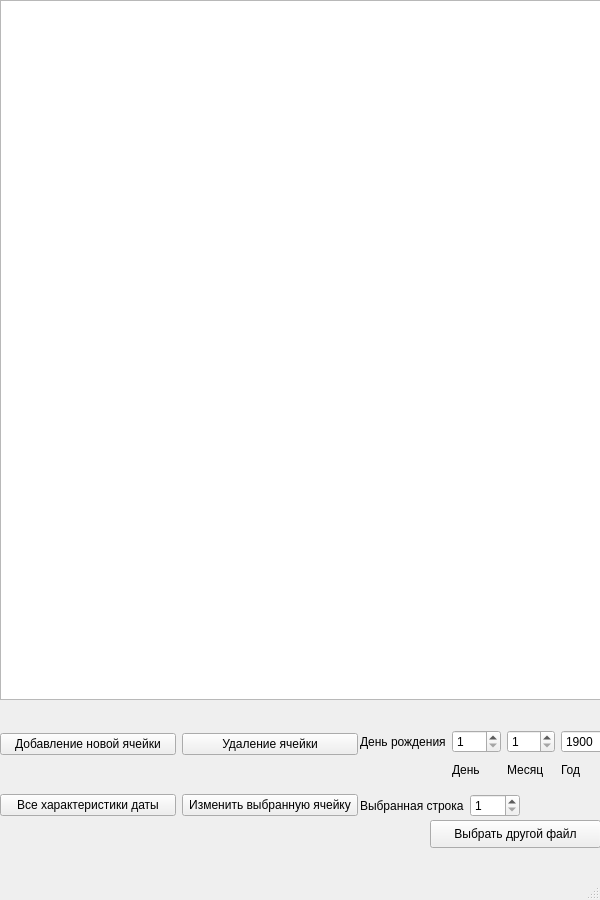
<?xml version="1.0" encoding="UTF-8"?>
<ui version="4.0">
 <class>MainWindow</class>
 <widget class="QMainWindow" name="MainWindow">
  <property name="geometry">
   <rect>
    <x>0</x>
    <y>0</y>
    <width>600</width>
    <height>900</height>
   </rect>
  </property>
  <property name="sizePolicy">
   <sizepolicy hsizetype="Fixed" vsizetype="Fixed">
    <horstretch>0</horstretch>
    <verstretch>0</verstretch>
   </sizepolicy>
  </property>
  <property name="minimumSize">
   <size>
    <width>600</width>
    <height>0</height>
   </size>
  </property>
  <property name="maximumSize">
   <size>
    <width>600</width>
    <height>16777215</height>
   </size>
  </property>
  <property name="windowTitle">
   <string>MainWindow</string>
  </property>
  <widget class="QWidget" name="centralwidget">
   <widget class="QTableWidget" name="table">
    <property name="geometry">
     <rect>
      <x>0</x>
      <y>0</y>
      <width>620</width>
      <height>700</height>
     </rect>
    </property>
   </widget>
   <widget class="QWidget" name="gridLayoutWidget">
    <property name="geometry">
     <rect>
      <x>0</x>
      <y>700</y>
      <width>358</width>
      <height>151</height>
     </rect>
    </property>
    <layout class="QGridLayout" name="gridLayout">
     <item row="0" column="0">
      <widget class="QPushButton" name="pushButton">
       <property name="text">
        <string>Добавление новой ячейки</string>
       </property>
      </widget>
     </item>
     <item row="0" column="1">
      <widget class="QPushButton" name="pushButton_2">
       <property name="text">
        <string>Удаление ячейки</string>
       </property>
      </widget>
     </item>
     <item row="1" column="0">
      <widget class="QPushButton" name="pushButton_3">
       <property name="text">
        <string>Все характеристики даты</string>
       </property>
      </widget>
     </item>
     <item row="1" column="1">
      <widget class="QPushButton" name="pushButton_5">
       <property name="text">
        <string>Изменить выбранную ячейку</string>
       </property>
      </widget>
     </item>
    </layout>
   </widget>
   <widget class="QWidget" name="gridLayoutWidget_2">
    <property name="geometry">
     <rect>
      <x>360</x>
      <y>730</y>
      <width>255</width>
      <height>51</height>
     </rect>
    </property>
    <layout class="QGridLayout" name="gridLayout_2">
     <item row="0" column="0">
      <widget class="QLabel" name="label">
       <property name="text">
        <string>День рождения</string>
       </property>
      </widget>
     </item>
     <item row="0" column="1">
      <widget class="QSpinBox" name="spinBox">
       <property name="minimum">
        <number>1</number>
       </property>
       <property name="maximum">
        <number>31</number>
       </property>
      </widget>
     </item>
     <item row="0" column="3">
      <widget class="QSpinBox" name="spinBox_3">
       <property name="minimum">
        <number>1900</number>
       </property>
       <property name="maximum">
        <number>2022</number>
       </property>
      </widget>
     </item>
     <item row="0" column="2">
      <widget class="QSpinBox" name="spinBox_2">
       <property name="minimum">
        <number>1</number>
       </property>
       <property name="maximum">
        <number>12</number>
       </property>
      </widget>
     </item>
     <item row="1" column="1">
      <widget class="QLabel" name="label_2">
       <property name="text">
        <string>День</string>
       </property>
      </widget>
     </item>
     <item row="1" column="2">
      <widget class="QLabel" name="label_3">
       <property name="text">
        <string>Месяц</string>
       </property>
      </widget>
     </item>
     <item row="1" column="3">
      <widget class="QLabel" name="label_4">
       <property name="text">
        <string>Год         </string>
       </property>
      </widget>
     </item>
    </layout>
   </widget>
   <widget class="QLabel" name="label_5">
    <property name="geometry">
     <rect>
      <x>360</x>
      <y>800</y>
      <width>56</width>
      <height>16</height>
     </rect>
    </property>
    <property name="text">
     <string/>
    </property>
   </widget>
   <widget class="QWidget" name="horizontalLayoutWidget">
    <property name="geometry">
     <rect>
      <x>360</x>
      <y>790</y>
      <width>160</width>
      <height>31</height>
     </rect>
    </property>
    <layout class="QHBoxLayout" name="horizontalLayout">
     <item>
      <widget class="QLabel" name="label_6">
       <property name="text">
        <string>Выбранная строка</string>
       </property>
      </widget>
     </item>
     <item>
      <widget class="QSpinBox" name="spinBox_4">
       <property name="minimum">
        <number>1</number>
       </property>
       <property name="maximum">
        <number>31</number>
       </property>
      </widget>
     </item>
    </layout>
   </widget>
   <widget class="QPushButton" name="pushButton_4">
    <property name="geometry">
     <rect>
      <x>430</x>
      <y>820</y>
      <width>171</width>
      <height>28</height>
     </rect>
    </property>
    <property name="text">
     <string>Выбрать другой файл</string>
    </property>
   </widget>
  </widget>
  <widget class="QMenuBar" name="menubar">
   <property name="geometry">
    <rect>
     <x>0</x>
     <y>0</y>
     <width>600</width>
     <height>26</height>
    </rect>
   </property>
  </widget>
  <widget class="QStatusBar" name="statusbar"/>
 </widget>
 <resources/>
 <connections/>
</ui>
